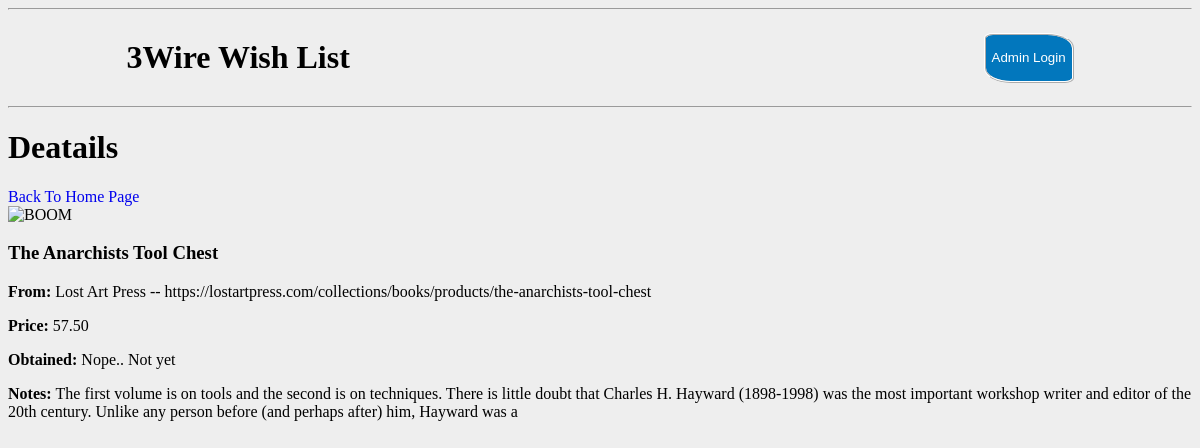
Page /Views/details.php/?id=1 on the committed database.
### tables this page shows
CREATE TABLE IF NOT EXISTS `WishList` (
    `ID` int(11) unsigned NOT NULL auto_increment,
    `NAME` varchar(255) NOT NULL default '',
    `TYPE` varchar(255) NOT NULL default '',
    `IMAGE` varchar(255) default '',
    `URL` varchar(255) default '',
    `PRICE` decimal(6,2) NOT NULL default '0.00',
    `SOURCE` varchar(255) NOT NULL default '',
    `NOTES` varchar(255) default '',
    `OBTAINED` boolean NOT NULL default '0',
    PRIMARY KEY  (`ID`)
);

### inc/functions.php (called while the page is built, shortened)
<?php
function get_item($id){
    include 'connection.php';
      $sql = 'SELECT * FROM `wishlist` WHERE `id` = ?';
      try {
        $results = $db->prepare($sql);
        $results->bindValue(1, $id, PDO::PARAM_INT);
        $results->execute();
      } catch (Exception $e) {
        echo "Error!: " . $e->getMessage() . "<br>";
        return false;
      }
      return $results->fetch();
    }
?>

### Views/details.php (the view, shortened to what this page needs)
<?php
include '../inc/functions.php';
if (isset($_GET['id'])){
  $id = $_GET['id'];
  $results = get_item($id);
  $Name = $results['NAME'];
  $ImageUrl = $results['IMAGE'];
  $SourceUrl = $results['URL'];
  $Price = $results['PRICE'];
  $Source = $results['SOURCE'];
  $Notes = $results['NOTES'];
  $Obtained = $results['OBTAINED'];
}
include '../Partials/_header.php';
?>
<h1>Deatails</h1>
<a href="/"> Back To Home Page </a>
<div>
    <div>
      <img class="" src"<?php echo $ImageUrl; ?>" alt="BOOM" />
    </div>
    <div>
    <h3><?php echo $Name; ?></h3>
    <p><b>From: </b><?php echo $Source . " -- " . $SourceUrl; ?></p>
    <p><b>Price: </b><?php echo $Price; ?></p>
    <p><b>Obtained: </b><?php if($Obtained == 0){echo "Nope.. Not yet";}else{echo "Yes, I'm one step closer";} ?></p>
    <p><b>Notes: </b><?php echo $Notes; ?></p>
    </div>
</div>

### Styles/main.css (style rules this page uses)
* { box-sizing: border-box; }
ul,li,a { text-decoration: none; }
body { background-color:#eee; }

### rows in the picture
wishlist: NAME "The Anarchists Tool Chest", SOURCE "Lost Art Press", URL "https://lostartpress.com/collections/books/products/the-anarchists-tool-chest", PRICE "57.50", NOTES "The first volume is on tools and the second is on techniques. There is little doubt that Charles H. Hayward (1898-1998) was the most important workshop writer and editor of the 20th century. Unlike any person before (and perhaps after) him, Hayward was a"
